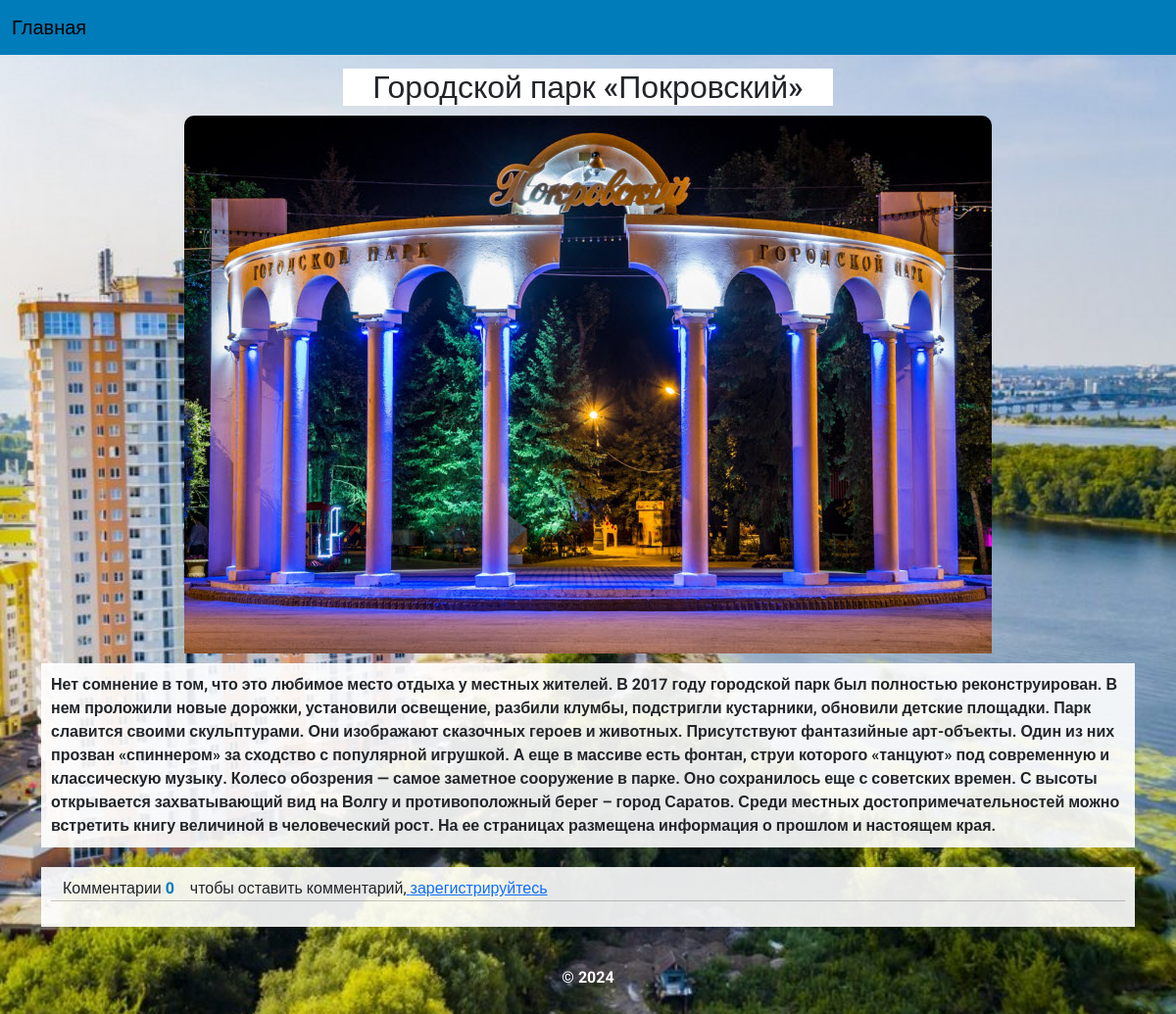
The app's page /show_post/2/ with its own data.
### city/models.py (models this page shows)
class Posts(models.Model):
    title = models.CharField(max_length=100)
    body = models.TextField()
    image = models.ImageField(upload_to='city/images/')
    views = models.IntegerField()

### city/views.py (the view)
# urls.py: path('show_post/<int:id>/', views.show_post, name='show_post'),
def show_post(request, id):
    post = get_object_or_404(Posts, id=id)
    post.views += 1
    post.save(update_fields=['views'])
    return render(request, 'city/show_post.html', {'post': post})

### city/templates/city/show_post.html (shortened to what this page needs)
{% extends 'city/base.html' %}
{% load static %}
{% block content %}
<div class="container">
    <div class="row">
        <div class="col-sm-12">
            <h2 class="title_show">{{post.title}}</h2>
            <div class="img">
                <img class="img_show img_w" src="{{ post.image.url }}" alt="">
            </div>
            <div class="body bold">
                {{post.body}}
            </div>
        </div>
    </div>
    <div class="row body">
        <div class="col">Комментарии <b style="color:#007cba;">0</b>
             чтобы оставить комментарий,<a href="#"> зарегистрируйтесь</a>
        </div>
        <hr>
    </div>
</div>
{% endblock %}

### city/static/city/css/style.css (style rules this page uses)
:root { --nav-item-green: green; --bg-fon-navbar: #007cba; --light-color: #fff; --dropdown-item: #007cba; --dropdown-item-hover: #007cba; --text-color: #4c4c4c; --bs-link-color: #007cba; --bs-link-hover-color: #007cba; --bs-pagination-active-bg: #007cba; --bs-pagination-active-bg: #007cba; --bs-pagination-active-border-color: #007cba; --bs-pagination-active-bg: #007cba; --bs-pagination-active-border-color: #007cba; }
body { font-family: "Roboto", sans-serif; background-image: url("../img/Engels_46.jpg"); background-repeat: no-repeat; background-position: center center; background-attachment: fixed; background-size: cover; min-width: 320px; margin: 0; padding: 0; box-sizing: border-box; }
html, body { height: 100%; }
.title_show { margin: 30px auto 10px; background: #fff; max-width: 500px; text-align: center; }
.body { margin: 10px auto; background-color: rgba(255, 255, 255, 0.9); padding: 10px; }
.bold { font-weight: bold; }
.img_show { border-top-left-radius: 10px; border-top-right-radius: 10px; background-size: cover; background-position: center center; }
.img { text-align: center; }

### records on screen
Posts: title "Городской парк «Покровский»", image (picture), body "Нет сомнение в том, что это любимое место отдыха у местных жителей. В 2017 году городской парк был полностью реконструирован. В нем проложили новые дорожки, установили освещение, разбили клумбы, подстригли кустарники, обновили детские площадки. Парк славится своими скульптурами. Они изображают сказочных героев и животных. Присутствуют фантазийные арт-объекты. Один из них прозван «спиннером» за сходство с популярной игрушкой. А еще в массиве есть фонтан, струи которого «танцуют» под современную и классическую музыку. Колесо обозрения — самое заметное сооружение в парке. Оно сохранилось еще с советских времен. С высоты открывается захватывающий вид на Волгу и противоположный берег – город…"
